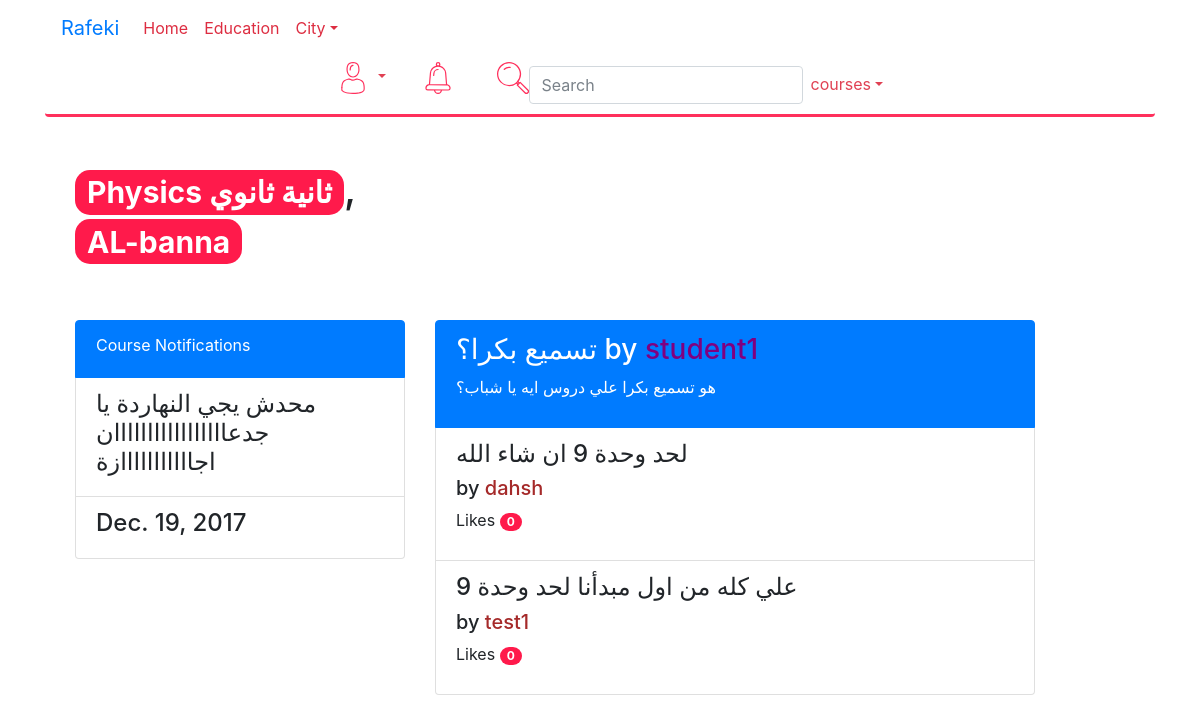
Page /st/course/6 (signed in) on the committed database.
### education/models.py (models this page shows, shortened)
class Course(models.Model):
    years=(
        ('a', 'اولي اعدادي'),
        ('b', 'ثانية اعدادي'),
        ('c', 'ثالتة اعدادي'),
        ('d', 'اولي ثانوي'),
        ('e', 'ثانية ثانوي'),
        ('f', 'ثالثة ثانوي'),
        ('g', 'اخري'),
    )
    name=models.CharField(max_length=50, null=False)
    photo = models.ImageField(blank=True)
    groups=models.TextField(null=True)
    school=models.ForeignKey(School)
    year=models.CharField(max_length=30,choices=years)
    student=models.ManyToManyField(Student , related_name='courses')
    def __str__(self):
        return self.name

class School(models.Model):
    user=models.OneToOneField(User)
    Name=models.CharField(max_length=50, null=False)
    adress=models.TextField(max_length=120)
    photo=models.ImageField(blank=True)
    bio=models.TextField(max_length=500)
    slug=models.SlugField(max_length=20)
    class Meta:
        permissions = (
            ("add_students", "Can add new students"),
            ("edit_course", "Can change the information of course"),
            ("delete_student", "Can remove a student by setting its status as closed"),
        )
    def __str__(self):
        return self.Name

class Notification(models.Model):
    course=models.ForeignKey(Course ,related_name='notifications')
    text=models.CharField(max_length=300)
    time_stamp=models.DateTimeField(auto_now_add=True)
    update = models.DateTimeField(auto_now_add=False, auto_now=True, editable=True)

class Question(models.Model):
    course=models.ForeignKey(Course, related_name='questions')
    title=models.CharField(max_length=150)
    description=models.TextField( null=True, blank=True)
    image=models.ImageField(blank=True, null=True)
    time_stamp=models.DateTimeField(auto_now_add=True)
    update=models.DateTimeField(auto_now_add=False, auto_now=True)
    asker=models.ForeignKey(Student, related_name='questions')

class Student(models.Model):
    user = models.OneToOneField(User)
    study_at=models.CharField(max_length=70, null=True, blank=True)
    code = models.CharField(db_index=True, max_length=5, null=False, primary_key=True, default=id_generator)
    def __str__(self):
        return self.user.username

class Reply(models.Model):
    question=models.ForeignKey(Question, related_name='replies')
    text=models.TextField()
    image=models.ImageField(null=True, blank=True)
    replier=models.ForeignKey(Student, related_name='replies')
    likes=models.PositiveIntegerField(default=0, blank=True)

### education/student_dashboard_views.py (the view)
# urls.py: url(r'^course/(?P<course_pk>\d+)$', student_views.CourseViewForParticipant.as_view(), name='course_dashboard_participant'),
class CourseViewForParticipant(TemplateView):
    template_name='participant_course_view.html'
    def get_context_data(self, **kwargs):
        context=super().get_context_data(**kwargs)
        context['course']=course=get_object_or_404(Course, pk=self.kwargs['course_pk'])
        context['questions']=Question.objects.filter(course=course)
        context['notifications']=Notification.objects.filter(course=course)
        return context

### education/templates/participant_course_view.html (shortened to what this page needs)
{% extends 'base.html'%}
{% block body %}
<div class="container">
	<div class="row">
		<div class="col-4 offeset-md-4">
		<h1> <span  class="badge badge-primary">{{ course.name }}</span>, <span class="badge badge-primary">{{ course.school }}</span></h1>
	</div>
	</div>
	<div class="row mt-5">
		<div class="col-4 ">
		<ul class="list-group">
			<li class="list-group-item active"> Course Notifications<h3></h3></li>
			{% for notification in notifications %}
			<li class="list-group-item"><h4>{{ notification.text }}</h4></li>
			<li class="list-group-item"><h4>{{ notification.time_stamp|date }}</h4></li>
			{% endfor %}
		</ul>
			</div>
		<div class="col-7">
			<ul class="list-group">
			{% for question in questions %}
				<li class="list-group-item active"><h3>  {{ question.title }} by <span style="color: purple">{{ question.asker }}</span></h3>
					<p>{{ question.description }}</p></li>
			{% for reply in question.replies.all %}
				<li class="list-group-item"><h4>{{ reply.text }}</h4>
				 <h5> by <span style="color: brown">{{ reply.replier }}</span> </h5>
				 <p>Likes <span class="badge badge-primary badge-pill">{{ reply.likes }}</span></p></li>
			{% endfor %}
			{% endfor %}
			</ul>
		</div>
	</div>
</div>
{% endblock %}

### static/css/style.css (style rules this page uses)
.badge-primary { background-color: #ff1a4b; color: white; border-radius: 15px; }

### rows in the picture
Course: name "Physics ثانية ثانوي", school "AL-banna"
Notification: text "محدش يجي النهاردة يا جدعااااااااااااااااان اجااااااااااازة", time_stamp "Dec. 19, 2017"
Question: title "تسميع بكرا؟", asker "student1", description "هو تسميع بكرا علي دروس ايه يا شباب؟"
Reply: text "لحد وحدة 9 ان شاء الله", replier "dahsh", likes "0"
Reply: text "علي كله من اول مبدأنا لحد وحدة 9", replier "test1", likes "0"
